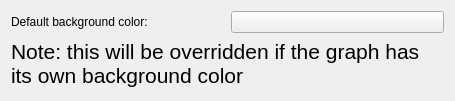
<?xml version="1.0" encoding="UTF-8"?>
<ui version="4.0">
 <class>KGraphViewerPreferencesAppearanceWidget</class>
 <widget class="QWidget" name="KGraphViewerPreferencesAppearanceWidget">
  <property name="geometry">
   <rect>
    <x>0</x>
    <y>0</y>
    <width>455</width>
    <height>101</height>
   </rect>
  </property>
  <property name="sizePolicy">
   <sizepolicy hsizetype="Minimum" vsizetype="Minimum">
    <horstretch>15</horstretch>
    <verstretch>0</verstretch>
   </sizepolicy>
  </property>
  <layout class="QVBoxLayout" name="verticalLayout">
   <property name="sizeConstraint">
    <enum>QLayout::SetMinimumSize</enum>
   </property>
   <item>
    <layout class="QHBoxLayout" name="horizontalLayout">
     <property name="sizeConstraint">
      <enum>QLayout::SetMinimumSize</enum>
     </property>
     <item>
      <widget class="QLabel" name="label">
       <property name="sizePolicy">
        <sizepolicy hsizetype="Minimum" vsizetype="Minimum">
         <horstretch>0</horstretch>
         <verstretch>0</verstretch>
        </sizepolicy>
       </property>
       <property name="text">
        <string>Default background color:</string>
       </property>
      </widget>
     </item>
     <item>
      <widget class="KColorButton" name="kcolorbutton">
       <property name="color">
        <color>
         <red>220</red>
         <green>220</green>
         <blue>220</blue>
        </color>
       </property>
       <property name="defaultColor">
        <color>
         <red>220</red>
         <green>220</green>
         <blue>220</blue>
        </color>
       </property>
      </widget>
     </item>
    </layout>
   </item>
   <item>
    <widget class="QLabel" name="note">
     <property name="sizePolicy">
      <sizepolicy hsizetype="Preferred" vsizetype="Minimum">
       <horstretch>0</horstretch>
       <verstretch>0</verstretch>
      </sizepolicy>
     </property>
     <property name="font">
      <font>
       <pointsize>16</pointsize>
      </font>
     </property>
     <property name="text">
      <string>Note: this will be overridden if the graph has its own background color</string>
     </property>
     <property name="wordWrap">
      <bool>true</bool>
     </property>
    </widget>
   </item>
   <item>
    <spacer name="verticalSpacer">
     <property name="orientation">
      <enum>Qt::Vertical</enum>
     </property>
     <property name="sizeHint" stdset="0">
      <size>
       <width>0</width>
       <height>0</height>
      </size>
     </property>
    </spacer>
   </item>
  </layout>
 </widget>
 <layoutdefault spacing="6" margin="11"/>
 <pixmapfunction>qPixmapFromMimeSource</pixmapfunction>
 <customwidgets>
  <customwidget>
   <class>KColorButton</class>
   <extends>QPushButton</extends>
   <header>kcolorbutton.h</header>
  </customwidget>
 </customwidgets>
 <resources/>
 <connections/>
</ui>
